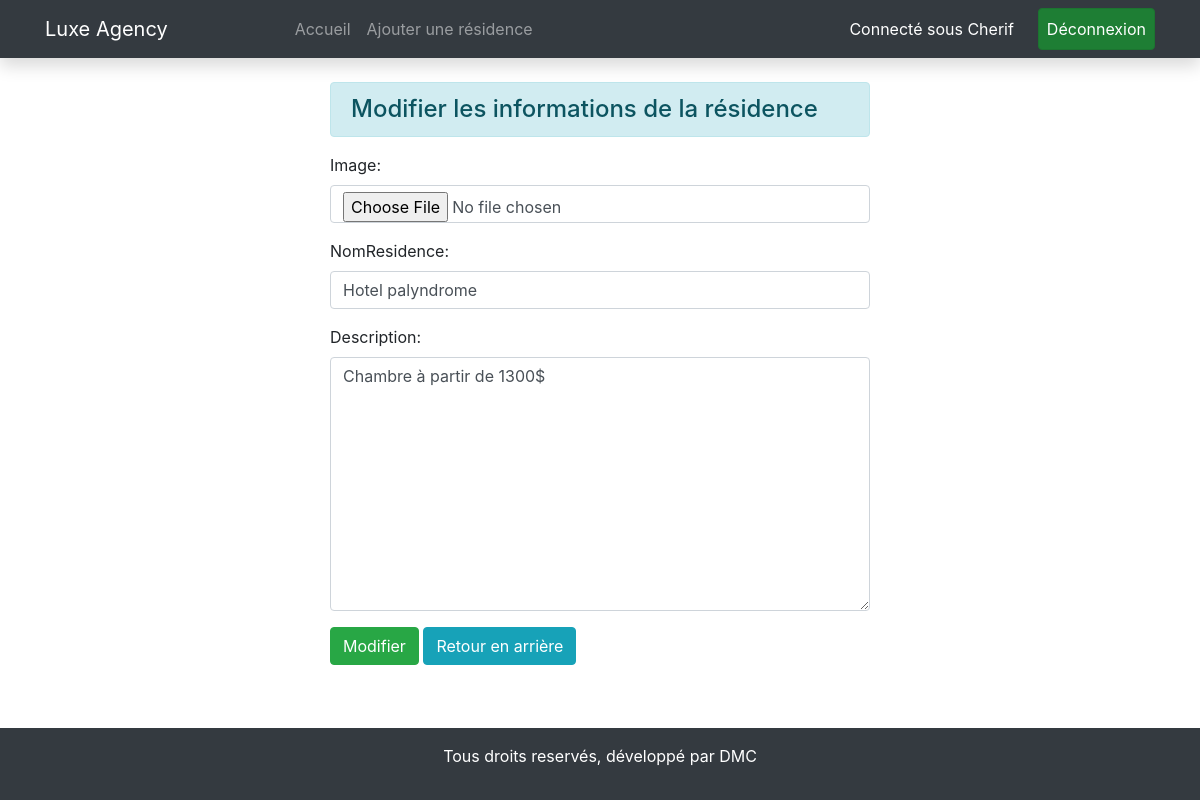
Page /Agence/update/9/ (signed in) on the committed database.
### Agence/models.py (models this page shows, shortened)
class Residence(models.Model):
    image = models.ImageField(upload_to='residence_images/')
    nomResidence = models.CharField(max_length=100)
    description = models.TextField()

### Agence/views.py (the view)
# urls.py: path('update/<int:id>/', views.update_data, name = "updatedata"),
def update_data(request, id):
    if request.method == 'POST':
        obj = Residence.objects.get(pk=id)
        fm = ResidenceRegistration(request.POST, instance = obj)
        if fm.is_valid():
            fm.save()
    else:
        obj = Residence.objects.get(pk=id)
        fm = ResidenceRegistration(instance = obj)
    return render(request, 'update.html',{'form': fm})

### Agence/forms.py
class ResidenceRegistration(forms.ModelForm):
    class Meta:
        model = Residence
        fields = ['image', 'nomResidence', 'description']
        widgets = {
            'image': forms.FileInput(attrs={'class': 'form-control'}),
            'nomResidence': forms.TextInput(attrs={'class': 'form-control'}),
            'description': forms.Textarea(attrs={'class': 'form-control'}),
        }

### Agence/templates/update.html
{% extends 'base.html' %} {% block content %}
<div class="container mt-4">
  <div class="row justify-content-center">
    <div class="col-md-6" offset-2>
      <h4 class="alert alert-info">
        Modifier les informations de la résidence
      </h4>
      <form action="" method="post">
        {%csrf_token%} {{form.as_p}}
        <input type="submit" class="btn btn-success" value="Modifier" />
        <a href="{% url 'home' %}" class="btn btn-info">Retour en arrière</a>
      </form>
    </div>
  </div>
</div>
{% endblock content %}

### Agence/templates/base.html (shortened to what this page needs)
<!DOCTYPE html>
<html lang="en">
  <head>
    <link
      rel="stylesheet"
      href="https://cdn.jsdelivr.net/npm/bootstrap@4.4.1/dist/css/bootstrap.min.css"
    />
  </head>
  <body class="d-flex flex-column min-vh-100">
    <nav class="navbar navbar-expand-lg navbar-dark bg-dark shadow">
      <div class="container">
        <a class="navbar-brand" href="#">
          Luxe Agency
        </a>
        <div class="collapse navbar-collapse justify-content-center" id="navbarNav">
          <ul class="navbar-nav">
            <li class="nav-item ">
              <a class="nav-link" href="/">
                 Accueil <span class="sr-only">(current)</span>
              </a>
            </li>
            <li class="nav-item">
              <a class="nav-link" href="{% url 'add' %}">
                 Ajouter une résidence
              </a>
            </li>
          </ul>
        </div>
        <div class="collapse navbar-collapse justify-content-end" id="navbarNav">
          <ul class="navbar-nav">
            {% if user.is_authenticated %}
            <li class="nav-item active text-white d-flex align-items-center">
              Connecté sous {{ user.username }}
              <a class="nav-link active btn btn-success ml-4" href="{% url 'logout' %}">Déconnexion</a>
            </li>
            {% else %}
            <li class="nav-item active d-flex align-items-center">
              <a class="nav-link btn btn-info" href="{% url 'login' %}">Connexion</a>
              <a class="nav-link btn btn-info ml-3" href="{% url 'register' %}">Créer un compte</a>
            </li>
            {% endif %}
          </ul>
        </div>
      </div>
    </nav>
    <main class="flex-grow-1">{% block content %} {% endblock %}</main>
    <footer class="bg-dark p-3 mt-auto">
      <p class="text-center text-white">
        Tous droits reservés, développé par DMC
      </p>
    </footer>
  </body>
</html>

### rows in the picture
Residence: nomResidence "Hotel palyndrome", description "Chambre à partir de 1300$"

### other values in the picture
{{ user.username }} "Cherif"
